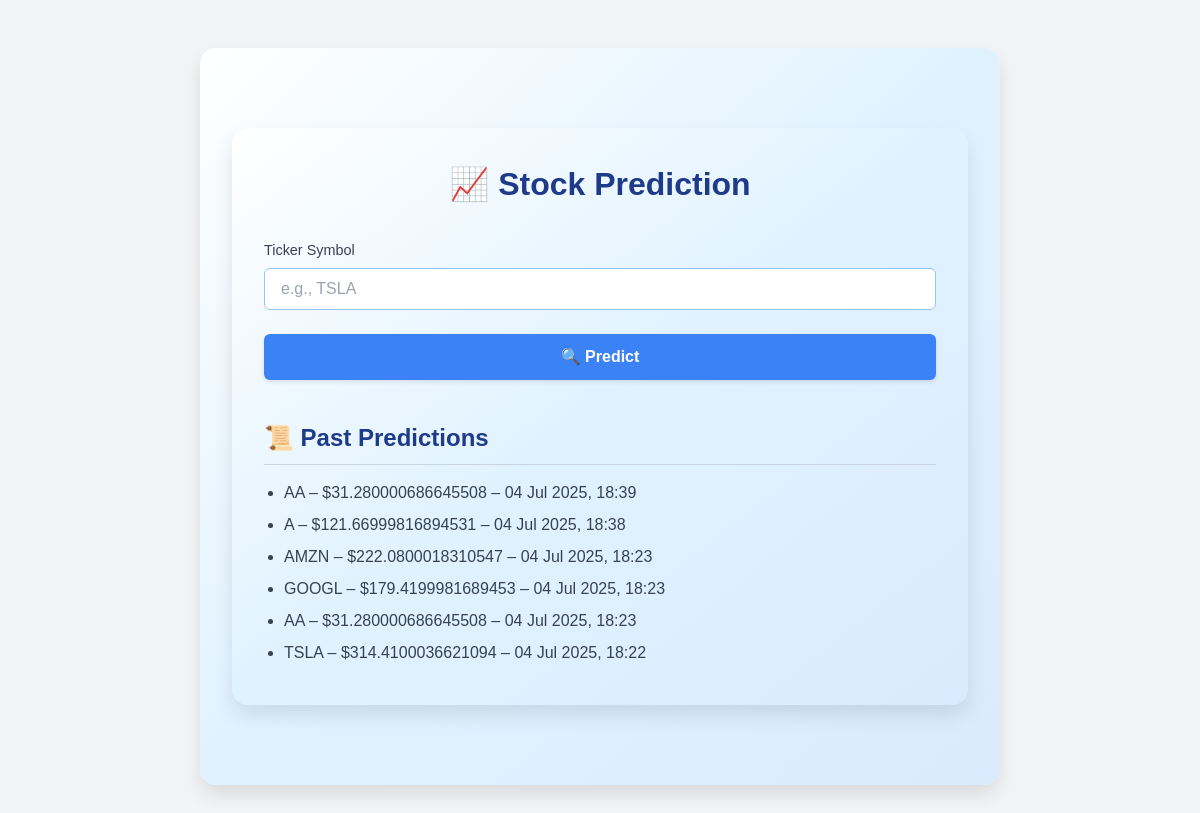
The page / (signed in) on the database its author committed.
### api/models.py (models this page shows, shortened)
class Prediction(models.Model):
    user = models.ForeignKey(User, on_delete=models.CASCADE)
    ticker = models.CharField(max_length=10)
    predicted_price = models.FloatField()
    created_at = models.DateTimeField(auto_now_add=True)
    metrics = models.JSONField(default=dict)
    chart1_path = models.CharField(max_length=255)
    chart2_path = models.CharField(max_length=255)

### api/views.py (the view, shortened to what this page needs)
# urls.py: path("", dashboard, name="dashboard"),
@login_required
def dashboard(request):
    prediction = None
    chart1_url = chart2_url = None
    user = request.user
    return render(request, "dashboard.html", {
        "prediction": prediction,
        "chart1_url": chart1_url,
        "chart2_url": chart2_url,
        "past_predictions": Prediction.objects.filter(user=user).order_by("-created_at"),
        "is_paid": Membership.objects.filter(user=request.user, is_paid=True).exists(),
    })

### templates/dashboard.html (shortened to what this page needs)
{% extends "base.html" %}
{% block content %}
<div class="container">
  <h1 class="heading">📈 Stock Prediction</h1>
  <form id="predict-form" method="POST">
    <div class="form-group">
      <label for="ticker">Ticker Symbol</label>
      <input type="text" name="ticker" id="ticker" placeholder="e.g., TSLA" required autocomplete="off">
    </div>
    <button type="submit" class="btn btn-primary">🔍 Predict</button>
  </form>
  <div class="past-section">
    <h2 class="past-title">📜 Past Predictions</h2>
    <ul class="past-list">
      {% for p in past_predictions %}
        <li>{{ p.ticker }} – ${{ p.predicted_price }} – {{ p.created_at|date:"d M Y, H:i" }}</li>
      {% empty %}
        <li>No predictions yet.</li>
      {% endfor %}
    </ul>
  </div>
</div>
{% endblock %}

### templates/dashboard.html (style rules this page uses)
.container { max-width: 800px; margin: 3rem auto; padding: 2rem; background: linear-gradient(to bottom right, #ffffff, #e0f2ff, #dbeafe); border-radius: 1rem; box-shadow: 0 10px 20px rgba(0, 0, 0, 0.1); font-family: sans-serif; }
.heading { font-size: 2rem; font-weight: bold; text-align: center; color: #1e3a8a; margin-bottom: 2rem; }
.form-group { margin-bottom: 1.5rem; }
label { display: block; font-size: 0.9rem; font-weight: 500; margin-bottom: 0.4rem; color: #374151; }
input[type="text"] { width: 100%; padding: 0.5rem 1rem; border: 1px solid #93c5fd; border-radius: 0.375rem; background-color: white; transition: 0.2s ease; }
.btn { width: 100%; padding: 0.7rem; font-weight: 600; border: none; border-radius: 0.375rem; cursor: pointer; transition: background-color 0.2s ease; box-shadow: 0 2px 4px rgba(0, 0, 0, 0.1); }
.btn-primary { background-color: #3b82f6; color: white; }
.past-section { margin-top: 2.5rem; }
.past-title { font-size: 1.5rem; font-weight: 600; color: #1e3a8a; padding-bottom: 0.5rem; border-bottom: 1px solid #cbd5e1; margin-bottom: 1rem; }
.past-list { list-style: disc; padding-left: 1.25rem; color: #374151; }
.past-list li { margin-bottom: 0.5rem; }

### rows shown on the page
Prediction: ticker "AA", predicted_price "31.280000686645508", created_at "04 Jul 2025, 18:39"
Prediction: ticker "A", predicted_price "121.66999816894531", created_at "04 Jul 2025, 18:38"
Prediction: ticker "AMZN", predicted_price "222.0800018310547", created_at "04 Jul 2025, 18:23"
Prediction: ticker "GOOGL", predicted_price "179.4199981689453", created_at "04 Jul 2025, 18:23"
Prediction: ticker "AA", predicted_price "31.280000686645508", created_at "04 Jul 2025, 18:23"
Prediction: ticker "TSLA", predicted_price "314.4100036621094", created_at "04 Jul 2025, 18:22"
